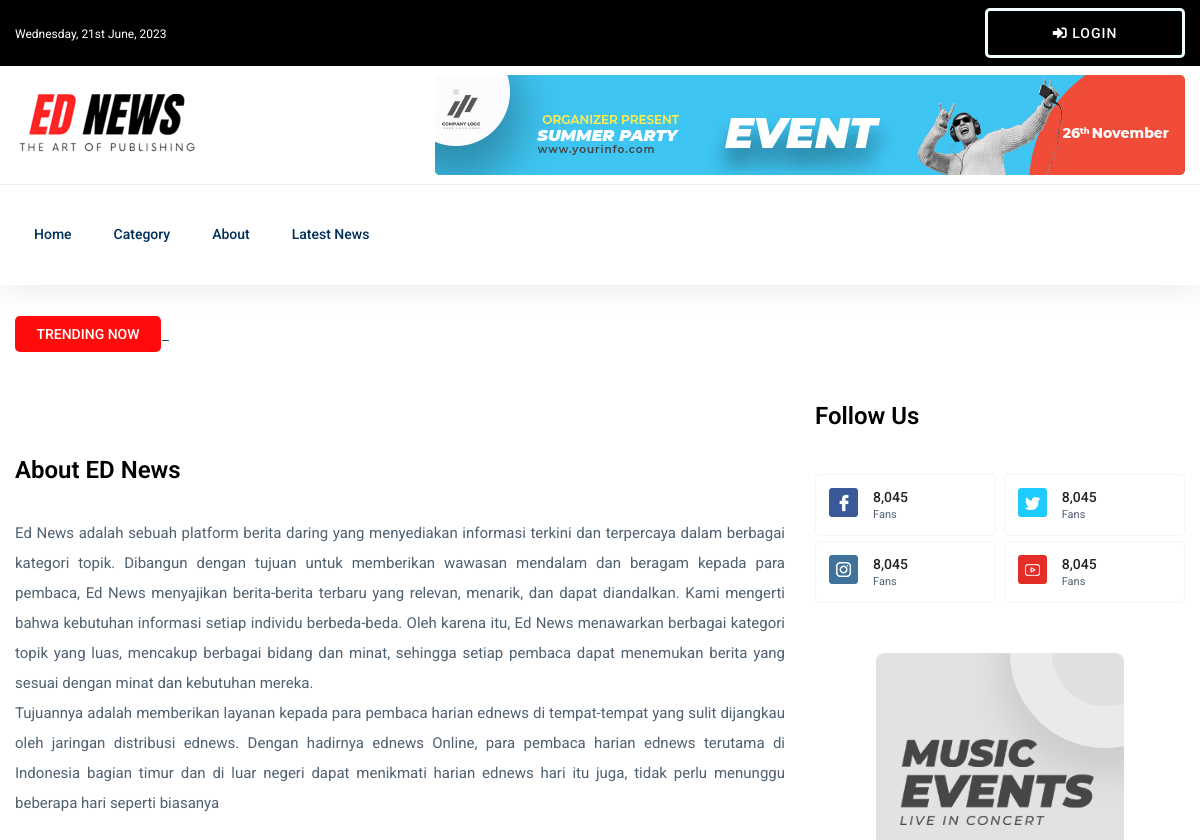
Page /about.php (upper part) on the earlier database version.
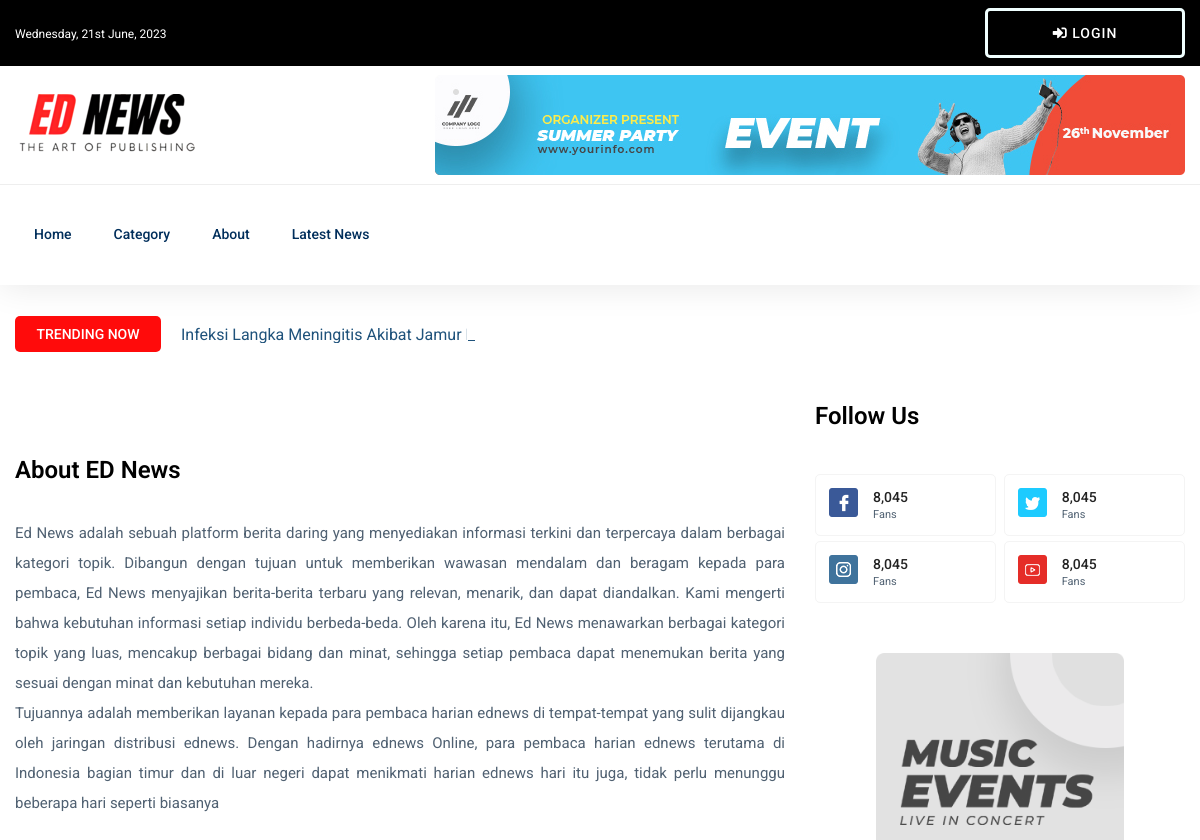
Same page on the later database version.
### tables this page shows
CREATE TABLE `komentar` (
  `id_komentar` int(11) NOT NULL,
  `nama_pengirim` varchar(50) NOT NULL,
  `komentar` text NOT NULL,
  `tgl_komentar` datetime NOT NULL,
  `id_berita` int(11) NOT NULL
);

CREATE TABLE `berita` (
  `id` int(11) NOT NULL,
  `judul` varchar(100) NOT NULL,
  `tgl_publish` datetime NOT NULL,
  `isi` text NOT NULL,
  `id_kategori` int(11) NOT NULL,
  `id_penulis` int(11) NOT NULL,
  `gambar` text NOT NULL
);

### trending.php (the view)
<?php
$query_berita = mysqli_query($koneksi,
"SELECT *, COUNT(id_berita) AS jmlh FROM komentar JOIN berita ON komentar.id_berita = berita.id GROUP BY id_berita ORDER BY jmlh DESC LIMIT 5");
?>
<div class="row">
    <div class="col-lg-12">
        <div class="trending-tittle">
            <strong>Trending now</strong>
            <div class="trending-animated">
                <ul id="js-news" class="js-hidden">
                    <?php
                    while ($data_berita = mysqli_fetch_assoc($query_berita)) {
                        $judul_berita_tren = $data_berita['judul'];
                    ?>
                        <li class='news-item'>
                        <a href="details.php?id=<?= $data_berita['id']; ?>">
                        <?= $judul_berita_tren; ?>
                        </a>
                        </li>
                    <?php }
                    ?>
                </ul>
            </div>
        </div>
    </div>
</div>

### about.php (shortened to what this page needs)
<?php
include 'admin/koneksi.php';
?>
<!doctype html>
<html class="no-js" lang="zxx">
<?php include "head.php";
?>
<body>
  <?php include "header.php" ?>
  <main>
    <div class="about-area">
      <div class="container">
        <?php include 'trending.php'; ?>
        <div class="row">
          <div class="col-lg-8">
            <div class="about-right mb-90">
              <div class="about-img">
              </div>
              <div class="section-tittle mb-30 pt-30">
                <h3>About ED News</h3>
              </div>
              <div class="about-prea">
                <p class="about-pera1 mb-25 p">
                  Ed News adalah sebuah platform berita daring yang menyediakan informasi terkini dan terpercaya dalam berbagai kategori topik. Dibangun dengan tujuan untuk memberikan wawasan mendalam dan beragam kepada para pembaca, Ed News menyajikan berita-berita terbaru yang relevan, menarik, dan dapat diandalkan.
                  Kami mengerti bahwa kebutuhan informasi setiap individu berbeda-beda. Oleh karena itu, Ed News menawarkan berbagai kategori topik yang luas, mencakup berbagai bidang dan minat, sehingga setiap pembaca dapat menemukan berita yang sesuai dengan minat dan kebutuhan mereka. <br>
                  Tujuannya adalah memberikan layanan kepada para pembaca harian ednews di tempat-tempat yang sulit dijangkau oleh jaringan distribusi ednews. Dengan hadirnya ednews Online, para pembaca harian ednews terutama di Indonesia bagian timur dan di luar negeri dapat menikmati harian ednews hari itu juga, tidak perlu menunggu beberapa hari seperti biasanya
                </p>
              </div>
            </div>
          </div>
        </div>
      </div>
    </div>
  </main>
</body>
</html>

### head.php (shortened to what this page needs)
<head>
    <link rel="stylesheet" href="assets/css/bootstrap.min.css">
    <link rel="stylesheet" href="assets/css/owl.carousel.min.css">
    <link rel="stylesheet" href="assets/css/ticker-style.css">
    <link rel="stylesheet" href="assets/css/flaticon.css">
    <link rel="stylesheet" href="assets/css/slicknav.css">
    <link rel="stylesheet" href="assets/css/animate.min.css">
    <link rel="stylesheet" href="assets/css/magnific-popup.css">
    <link rel="stylesheet" href="assets/css/fontawesome-all.min.css">
    <link rel="stylesheet" href="assets/css/themify-icons.css">
    <link rel="stylesheet" href="assets/css/slick.css">
    <link rel="stylesheet" href="assets/css/nice-select.css">
    <link rel="stylesheet" href="assets/css/style.css">
</head>

### header.php (shortened to what this page needs)
<header>
    <div class="header-area">
        <div class="main-header ">
            <div class="header-top black-bg d-none d-md-block">
                <div class="container">
                    <div class="col-xl-12">
                        <div class="row d-flex justify-content-between align-items-center">
                            <div class="header-info-left">
                                <ul>
                                    <li><?php echo date('l, jS F, Y'); ?></li>
                                </ul>
                            </div>
                            <div>
                                <ul>
                                    <?php
                                    if(isset($_SESSION['id_user'])){
                                    ?>
                                    <li><a href="logout.php" class="btn login-btn"><i class="fas fa-sign-out-alt"></i> Logout</a></li>
                                    <?php }else{ ?>
                                        <li><a href="#" class="btn login-btn" data-toggle="modal" data-target="#loginModal"><i class="fas fa-sign-in-alt"></i> Login</a></li>
                                    <?php } ?>
                                </ul>
                            </div>
                        </div>
                    </div>
                </div>
            </div>
            <div class="header-mid d-none d-md-block">
                <div class="container">
                    <div class="row d-flex align-items-center">
                        <div class="col-xl-3 col-lg-3 col-md-3">
                            <div class="logo">
                                <a href="index.php"><img src="assets/img/logo/logoo.png" alt=""></a>
                            </div>
                        </div>
                        <div class="col-xl-9 col-lg-9 col-md-9">
                            <div class="header-banner f-right ">
                                <img src="assets/img/hero/header_card.jpg" alt="">
                            </div>
                        </div>
                    </div>
                </div>
            </div>
            <div class="header-bottom header-sticky">
                <div class="container">
                    <div class="row align-items-center">
                        <div class="col-xl-10 col-lg-10 col-md-12 header-flex">
                            <div class="main-menu d-none d-md-block">
                                <nav>
                                    <ul id="navigation">
                                        <li><a href="index.php">Home</a></li>
                                        <li><a href="categori.php?Semua">Category</a></li>
                                        <li><a href="about.php">About</a></li>
                                        <li><a href="latest_news.php">Latest News</a></li>
                                    </ul>
                                </nav>
                            </div>
                        </div>
                        <div class="col-12">
                        </div>
                    </div>
                </div>
            </div>
        </div>
    </div>
</header>

### assets/css/ticker-style.css (style rules this page uses)
.ticker-content a { text-decoration: none; color: #1F527B; }

### about.php (style rules this page uses)
.p { text-align: justify; }

### header.php (style rules this page uses)
.login-btn { background-color: transparent !important; border: solid; border-color: azure; padding : 15px 1px; }

Differences in the rows shown:
added komentar: id_berita.judul "Infeksi Langka Meningitis Akibat Jamur Merebak di AS, Picu 3 Orang Tewas"
